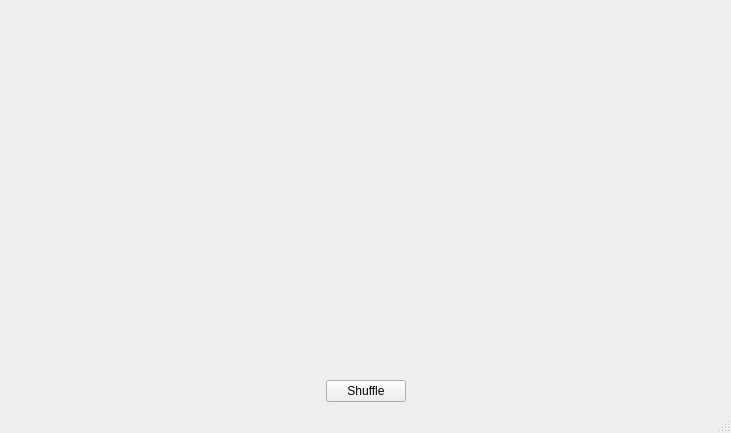
<?xml version="1.0" encoding="UTF-8"?>
<ui version="4.0">
 <class>MainWindow</class>
 <widget class="QMainWindow" name="MainWindow">
  <property name="geometry">
   <rect>
    <x>0</x>
    <y>0</y>
    <width>731</width>
    <height>433</height>
   </rect>
  </property>
  <property name="windowTitle">
   <string>Slide Puzzle</string>
  </property>
  <widget class="QWidget" name="centralwidget">
   <layout class="QVBoxLayout" name="verticalLayout" stretch="1,0">
    <item>
     <widget class="SlidePuzzleWidget" name="slidePuzzleWidget" native="true"/>
    </item>
    <item>
     <layout class="QHBoxLayout" name="horizontalLayout">
      <item>
       <spacer name="horizontalSpacer">
        <property name="orientation">
         <enum>Qt::Horizontal</enum>
        </property>
        <property name="sizeHint" stdset="0">
         <size>
          <width>40</width>
          <height>20</height>
         </size>
        </property>
       </spacer>
      </item>
      <item>
       <widget class="QPushButton" name="shuffleButton">
        <property name="text">
         <string>Shuffle</string>
        </property>
       </widget>
      </item>
      <item>
       <spacer name="horizontalSpacer_2">
        <property name="orientation">
         <enum>Qt::Horizontal</enum>
        </property>
        <property name="sizeHint" stdset="0">
         <size>
          <width>40</width>
          <height>20</height>
         </size>
        </property>
       </spacer>
      </item>
     </layout>
    </item>
   </layout>
  </widget>
  <widget class="QMenuBar" name="menubar">
   <property name="geometry">
    <rect>
     <x>0</x>
     <y>0</y>
     <width>731</width>
     <height>21</height>
    </rect>
   </property>
  </widget>
  <widget class="QStatusBar" name="statusbar"/>
  <action name="actionOpen">
   <property name="text">
    <string>Open</string>
   </property>
  </action>
 </widget>
 <customwidgets>
  <customwidget>
   <class>SlidePuzzleWidget</class>
   <extends>QWidget</extends>
   <header>slidepuzzlewidget.h</header>
   <container>1</container>
  </customwidget>
 </customwidgets>
 <resources/>
 <connections/>
</ui>
